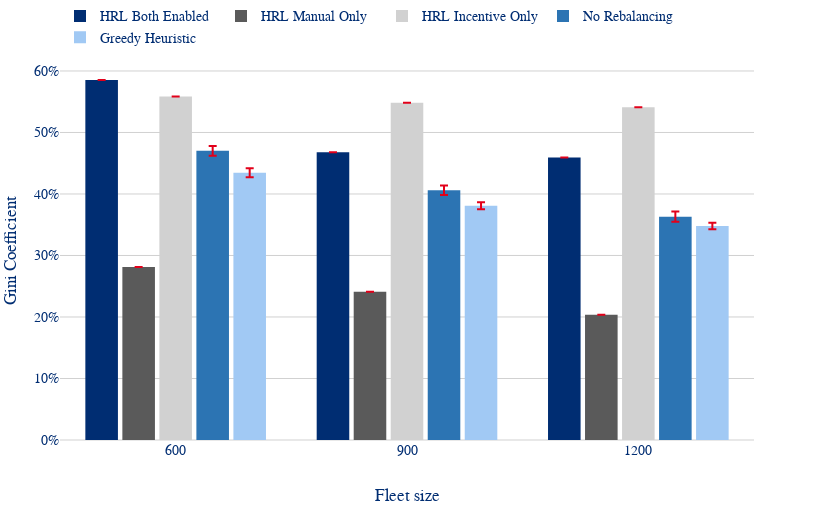

This figure's notebook cell:
### Code cell
plot_grouped_bars_by_fleet(full_results, 'mean_gini_index').show()

### Figure 1 — Plotly figure (JSON) as saved in the notebook; plotly's stock layout.template omitted (floating-point values rounded to 4 significant figures)
{"data": [{"error_y": {"array": [0.0, 0.0, 0.0], "color": "#E2001A", "type": "data", "visible": true}, "name": "HRL Both Enabled", "type": "bar", "x": ["600", "900", "1200"], "y": [0.5854, 0.4677, 0.4592]}, {"error_y": {"array": [0.0, 0.0, 0.0], "color": "#E2001A", "type": "data", "visible": true}, "name": "HRL Manual Only", "type": "bar", "x": ["600", "900", "1200"], "y": [0.2814, 0.241, 0.2038]}, {"error_y": {"array": [0.0, 0.0, 0.0], "color": "#E2001A", "type": "data", "visible": true}, "name": "HRL Incentive Only", "type": "bar", "x": ["600", "900", "1200"], "y": [0.5583, 0.5483, 0.5411]}, {"error_y": {"array": [0.007953, 0.007701, 0.008356], "color": "#E2001A", "type": "data", "visible": true}, "name": "No Rebalancing", "type": "bar", "x": ["600", "900", "1200"], "y": [0.4701, 0.4059, 0.3632]}, {"error_y": {"array": [0.007346, 0.005681, 0.005212], "color": "#E2001A", "type": "data", "visible": true}, "name": "Greedy Heuristic", "type": "bar", "x": ["600", "900", "1200"], "y": [0.4346, 0.3807, 0.3478]}], "layout": {"bargap": 0.2, "bargroupgap": 0.12, "barmode": "group", "height": 520, "legend": {"orientation": "h", "x": 0, "xanchor": "left", "y": 1.02, "yanchor": "bottom"}, "margin": {"b": 80, "l": 60, "r": 66, "t": 0}, "width": 820, "xaxis": {"title": {"text": "Fleet size"}}, "yaxis": {"tickformat": ".0%", "title": {"text": "Gini Coefficient"}}}}
